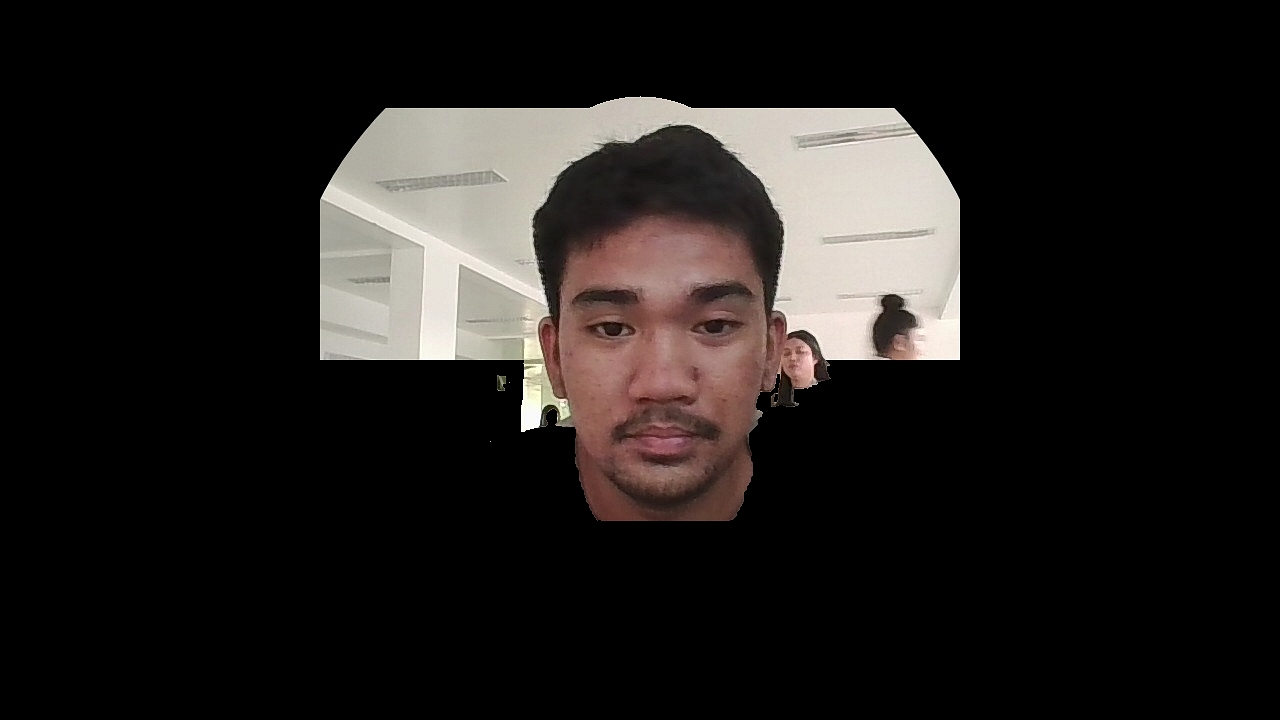
#> input picture streaming-server/faces/Allen_Efondo/img1764662765547_4wumvu_nobg.jpg, 1280 x 720 px; its folder holds only this picture in this run
$ python train_faces.py
#> lines starting #> are read from the running program, lines starting #| are printed output that depends on the picture
# train_faces.py
import cv2
import numpy as np
import json
from pathlib import Path

# 👇 use your updated folder path
dataset_dir = Path(r"C:\Users\mark\Documents\GitHub\eduvision\streaming-server\faces")

cascade_path = cv2.data.haarcascades + 'haarcascade_frontalface_default.xml'
face_cascade = cv2.CascadeClassifier(cascade_path)

faces = []
ids = []
label_to_id = {}
next_id = 0

for person_dir in dataset_dir.iterdir():
    if not person_dir.is_dir():
        continue
    label = person_dir.name
    if label not in label_to_id:
        label_to_id[label] = next_id
        next_id += 1
    id_ = label_to_id[label]

    for img_path in person_dir.glob('*.*'):
        img = cv2.imread(str(img_path))
#> img is the input picture: shape (720, 1280, 3); mean B, G, R 27.8, 29.6, 32.8
        if img is None:
            continue
        gray = cv2.cvtColor(img, cv2.COLOR_BGR2GRAY)
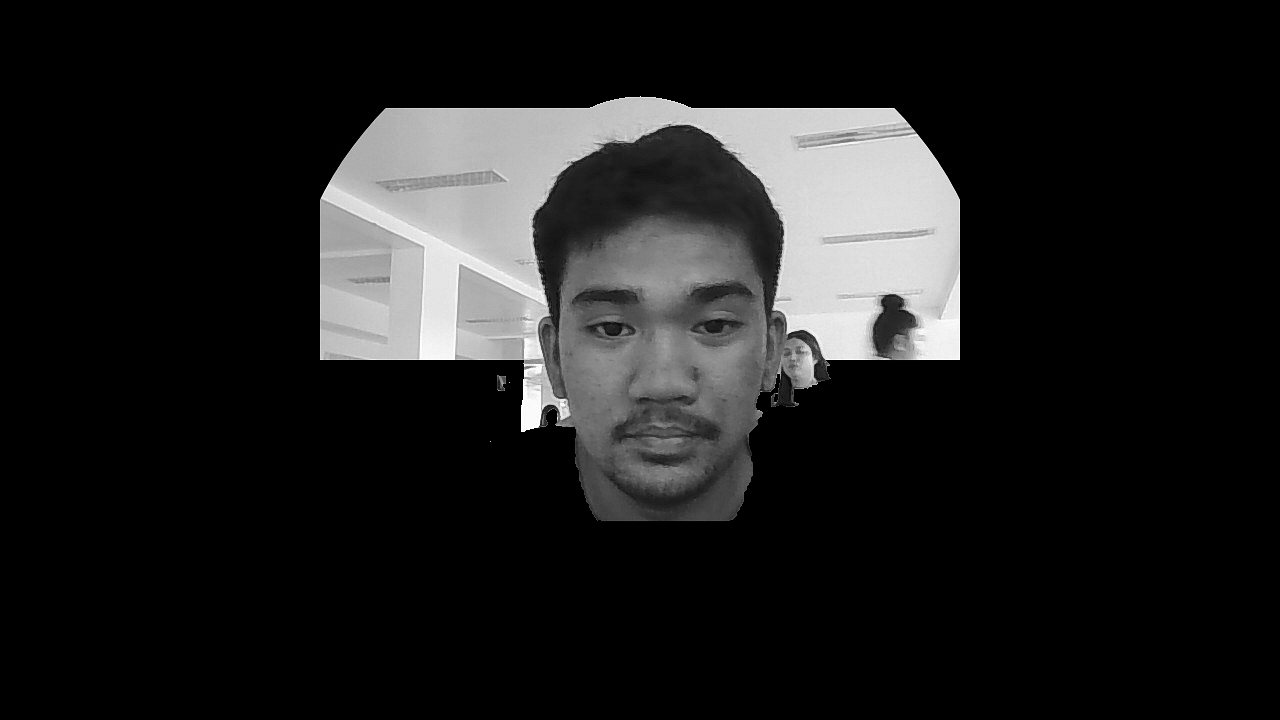
#> gray: shape (720, 1280); min 0, max 255, mean 30.4
        detected = face_cascade.detectMultiScale(gray, scaleFactor=1.1, minNeighbors=5)
#> detected = [[527, 216, 269, 269]]
        for (x, y, w, h) in detected:
            faces.append(gray[y:y+h, x:x+w])
            ids.append(id_)
            break  # only use the first detected face per image
#> this loop made 1 pass
#> after the loop, faces = 1 item; ids = [0]
#> pass 2 of the loop `for person_dir in dataset_dir.iterdir():`:
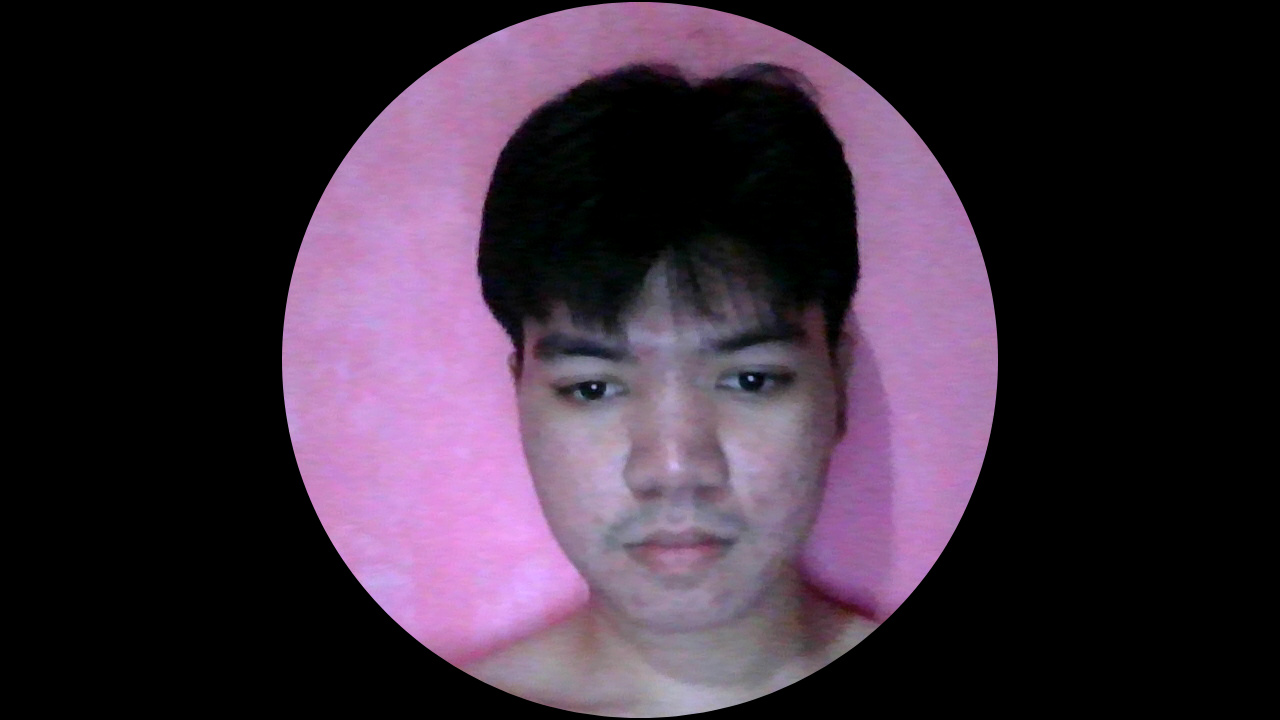
#> input picture streaming-server/faces/Clarence_Portugal/img1765026755911_cja7j2.jpg, 1280 x 720 px
#> img is the input picture: shape (720, 1280, 3); mean B, G, R 58.1, 43.2, 57.8
#> `gray = cv2.cvtColor(img, cv2.COLOR_BGR2GRAY)`:
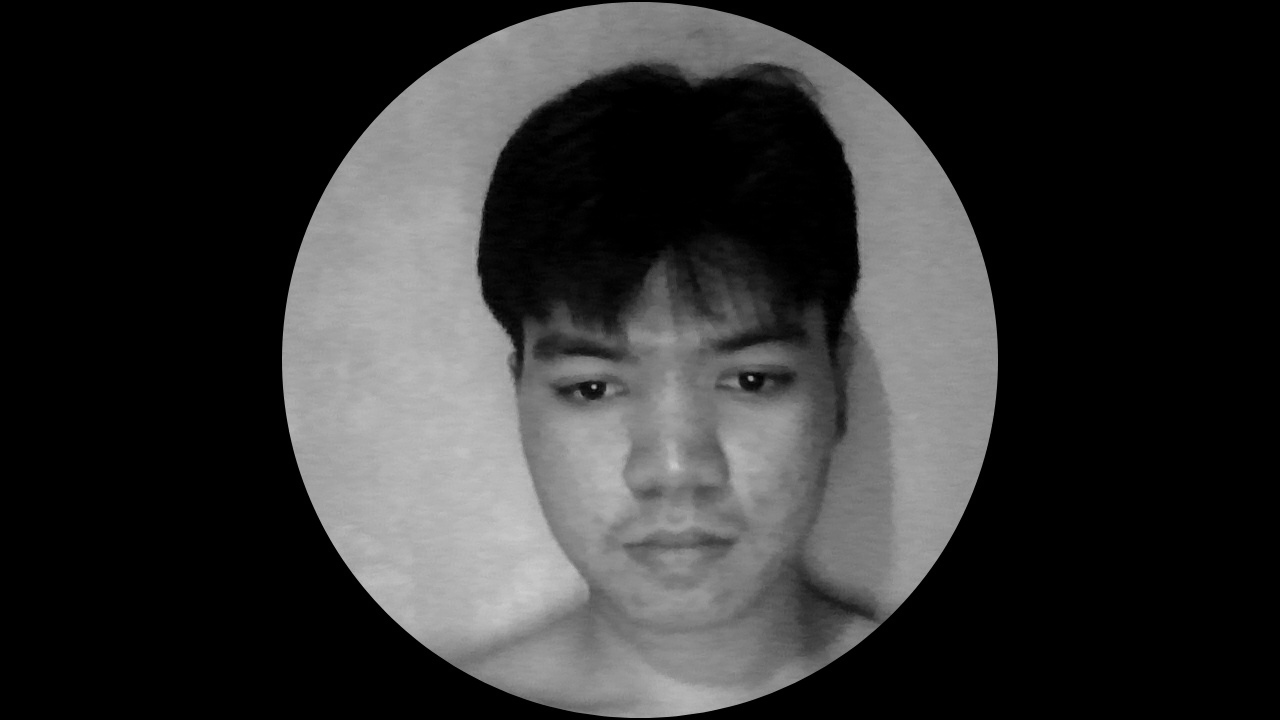
#> gray: shape (720, 1280); min 0, max 206, mean 49.2
#> detected = [[470, 229, 422, 422]]
#> the loop `for (x, y, w, h) in detected:` made 1 pass
#> after the loop `for (x, y, w, h) in detected:`: faces = 2 items; ids = [0, 1]

if not faces:
    print("⚠️ No faces found in faces/ folder.")
    exit(1)

# train LBPH recognizer
recognizer = cv2.face.LBPHFaceRecognizer_create()
recognizer.train(faces, np.array(ids))
recognizer.write("trainer.yml")

with open("labels.json", "w") as f:
    json.dump({str(v): k for k, v in label_to_id.items()}, f)

print("✅ Training complete. Saved trainer.yml and labels.json")
